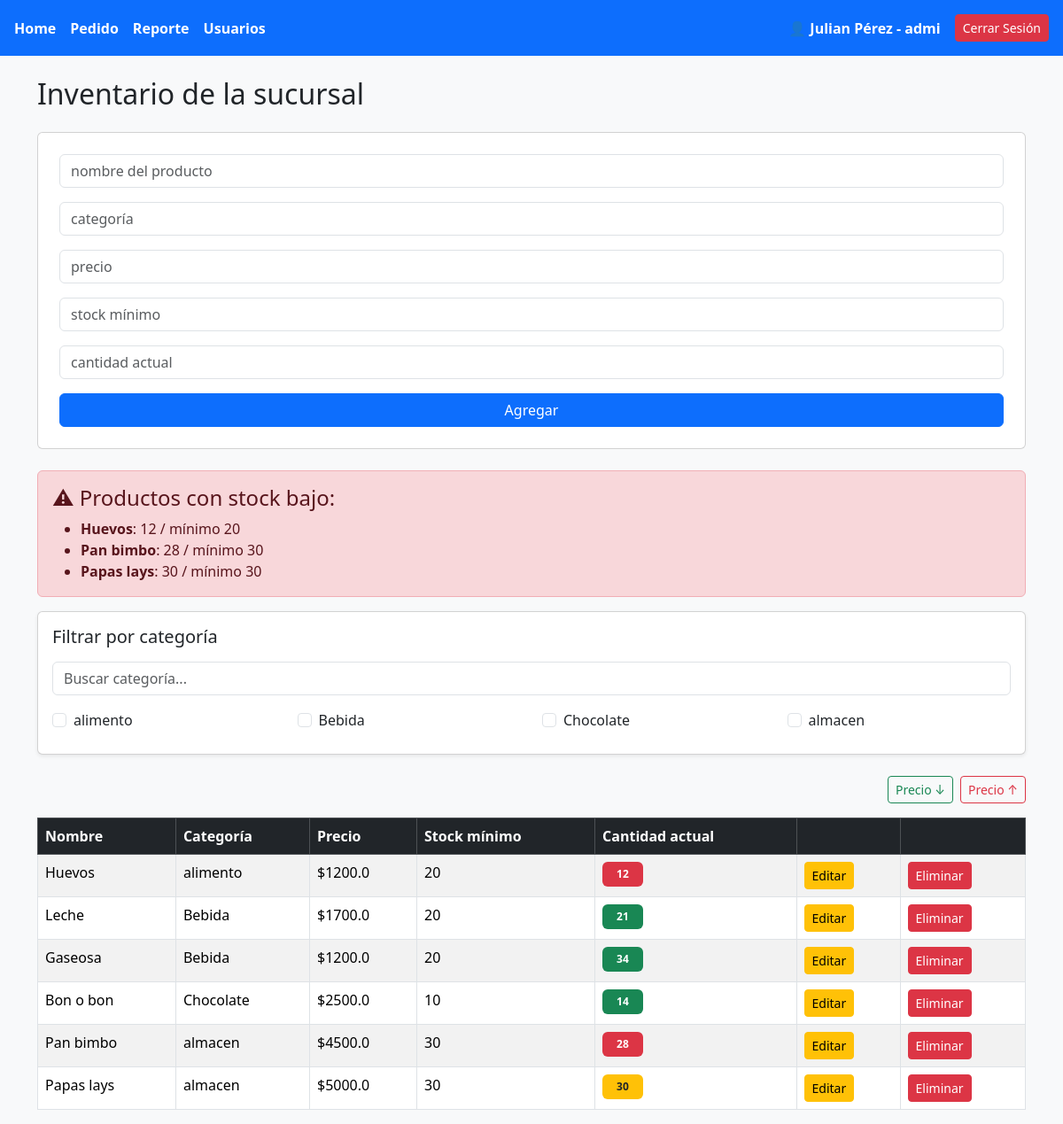
Page /gestion_inventario (signed in) on the earlier database version.
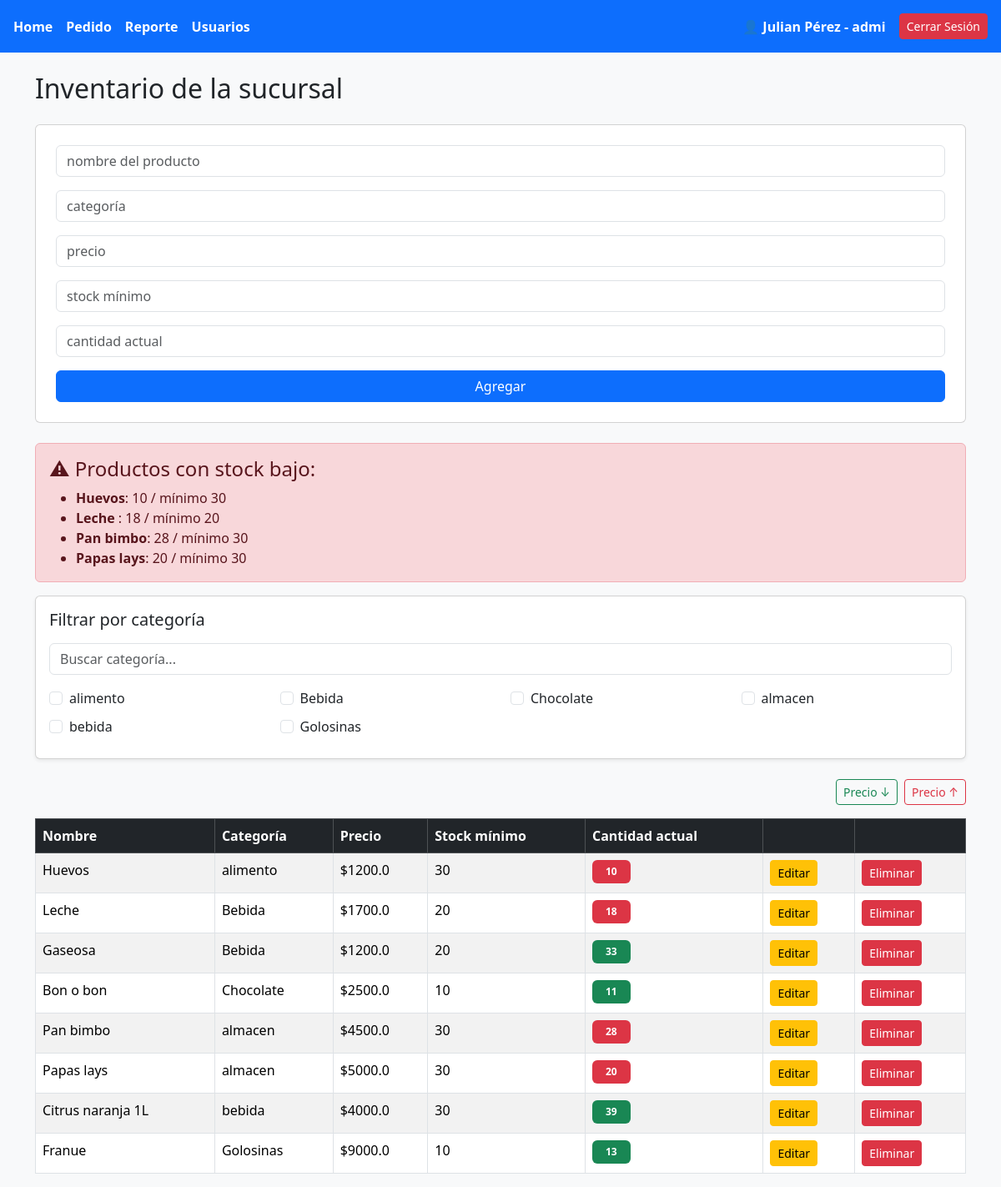
Same page on the later database version.
### tables this page shows
CREATE TABLE inventario(
                id INTEGER PRIMARY KEY AUTOINCREMENT,
                id_sucursal INTEGER,
                id_producto INTEGER,
                cantidad_actual INTEGER,
                FOREIGN KEY (id_sucursal) REFERENCES sucursal(id) ON DELETE CASCADE,
                FOREIGN KEY (id_producto) REFERENCES producto(id) ON DELETE CASCADE
            );

CREATE TABLE producto(
                id INTEGER PRIMARY KEY AUTOINCREMENT,
                nombre VARCHAR(50),
                categoria VARCHAR(50),
                precio REAL,
                stock_minimo INTEGER
            );

### app.py (the view)
@app.route("/gestion_inventario")
def gestion_inventario():
    if "rol" not in session:
        return redirect(url_for("login"))  # si no está logueado
    if session["rol"] == "vendedor":
        return "Acceso denegado. No tenés permisos para entrar acá.", 403 #solo ingresaran los usuarios administradores,encargado,reponedor
    id_sucursal = session.get("sucursal_id")
    if not id_sucursal:
        db.conexion.close()
        return redirect(url_for("home"))
    db = Connexion("database.db")
    db.cursor.execute("""
    SELECT producto.nombre,
            producto.categoria,
            producto.precio,
            producto.stock_minimo,
            inventario.cantidad_actual,
            producto.id
    FROM producto
    INNER JOIN inventario ON producto.id = inventario.id_producto
    WHERE inventario.id_sucursal = ?
""", (id_sucursal,))
    productos = db.cursor.fetchall()
    print("Productos encontrados:", productos)
    alertas = []
    for p in productos:
        if p[4] <= p[3]:  # cantidad_actual <= stock_minimo
            alertas.append({
                "nombre": p[0],
                "actual": p[4],
                "stock_min": p[3]
            })
    return render_template("inventario.html",
                            usuarioNombre=session["nombre"],
                            usuarioApellido=session["apellido"],
                            usuarioRol=session["rol"],
                            productos=productos,
                            alertas=alertas)

### templates/inventario.html (shortened to what the changed rows need)
<!DOCTYPE html>
<html lang="en">
<head>
    <link href="https://cdn.jsdelivr.net/npm/bootstrap@5.3.2/dist/css/bootstrap.min.css" rel="stylesheet">
</head>
<body class="bg-light">
    <main class="container mt-4">
        <h2 class="mb-4">Inventario de la sucursal</h2>
        {% if alertas %}
        <div class="alert alert-danger">
            <ul class="mb-0">
                {% for a in alertas %}
                <li><strong>{{ a.nombre }}</strong>: {{ a.actual }} / mínimo {{ a.stock_min }}</li>
                {% endfor %}
            </ul>
        </div>
        {% endif %}
        <div class="card p-3 mb-4 shadow-sm">
    <div id="listaCategorias" class="row">
        {% set categorias = [] %}
        {% for c in categorias %}
        <div class="col-md-3 col-6 mb-2 categoria-item">
            <div class="form-check">
                <input class="form-check-input filtro-categoria"
                       type="checkbox"
                       value="{{ c }}"
                       id="cat_{{ loop.index }}">
                <label class="form-check-label" for="cat_{{ loop.index }}">
                    {{ c }}
                </label>
            </div>
        </div>
        {% endfor %}
    </div>
</div>
        <div class="table-responsive">
            <table class="table table-bordered table-striped table-hover">
                <thead class="table-dark">
                    <tr>
                        <th>Nombre</th>
                        <th>Categoría</th>
                        <th>Precio</th>
                        <th>Stock mínimo</th>
                        <th>Cantidad actual</th>
                        <th></th>
                        {%if usuarioRol !='reponedor'%}
                        <th></th>
                        {%endif%}
                    </tr>
                </thead>
                <tbody>
                    {% for p in productos %}
                    <tr data-categoria="{{ p[1] }}"  data-precio="{{ p[2] }}">
                        <td>{{ p[0] }}</td>
                        <td>{{ p[1] }}</td>
                        <td>${{ p[2] }}</td>
                        <td>{{ p[3] }}</td>
                        <td>
                            {% if p[4] > p[3] %}
                                <span class="badge bg-success px-3 py-2">
                                    {{ p[4] }}
                                </span>
                            {% elif p[4] == p[3] %}
                                <span class="badge bg-warning text-dark px-3 py-2">
                                    {{ p[4] }}
                                </span>
                            {% else %}
                                <span class="badge bg-danger px-3 py-2">
                                    {{ p[4] }}
                                </span>
                            {% endif %}
                        </td>
                        {%if usuarioRol != 'reponedor'%}
                        <td>
                            <button class="btn btn-warning btn-sm editar-btn" data-id="{{ p[5] }}"
                                data-nombre="{{ p[0] }}" data-categoria="{{ p[1] }}" data-precio="{{ p[2] }}"
                                data-stock="{{ p[3] }}">
                                Editar
                            </button>
                        </td>
                        <td>
                            <form action="{{ url_for('eliminar_producto') }}" method="POST">
                                <button type="submit" class="btn btn-danger btn-sm">Eliminar</button>
                            </form>
                        </td>
                        {%endif%}
                    </tr>
                    {% endfor %}
                </tbody>
            </table>
        </div>
    </main>
</body>
</html>

Differences in the rows shown:
changed inventario "Huevos": actual "12" → "10"; stock_min "20" → "30"; stock_minimo "20" → "30"; cantidad_actual "12" → "10"
now on one of the page's lists (row edited): inventario: nombre "Leche", actual "18"
changed inventario "Leche": cantidad_actual "21" → "18"
changed inventario "Papas lays": actual "30" → "20"; cantidad_actual "30" → "20"
added producto: categoria "bebida"
added producto: categoria "Golosinas"
changed inventario "Gaseosa": cantidad_actual "34" → "33"
changed inventario "Bon o bon": cantidad_actual "14" → "11"
added inventario: nombre "Citrus naranja 1L", categoria "bebida", precio "4000.0", stock_minimo "30", cantidad_actual "39"
added inventario: nombre "Franue", categoria "Golosinas", precio "9000.0", stock_minimo "10", cantidad_actual "13"
